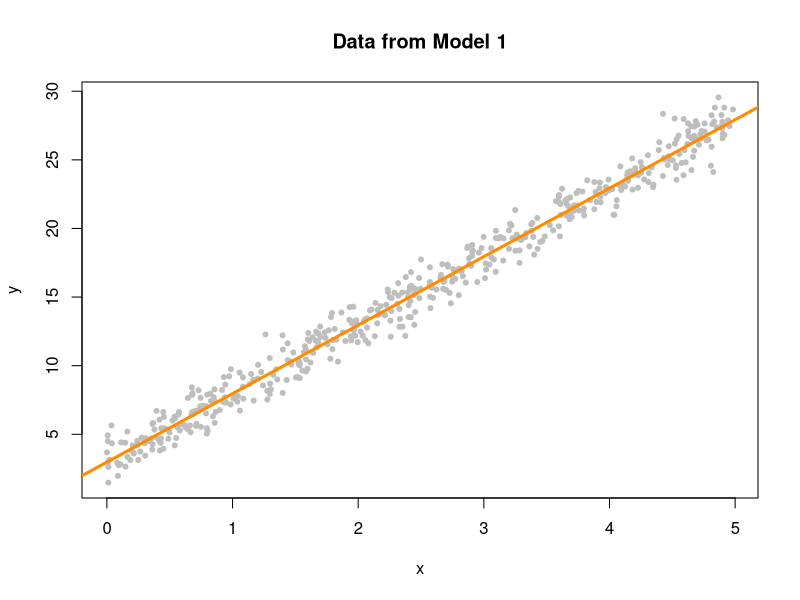
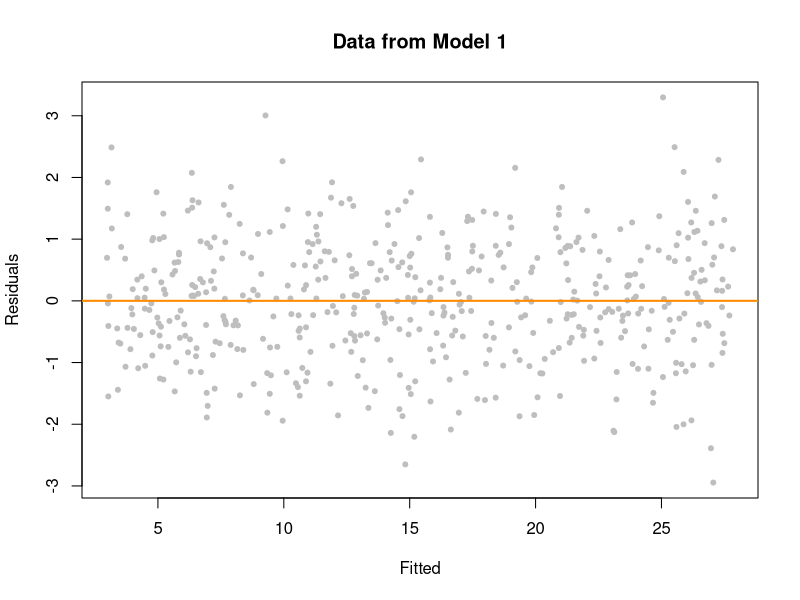
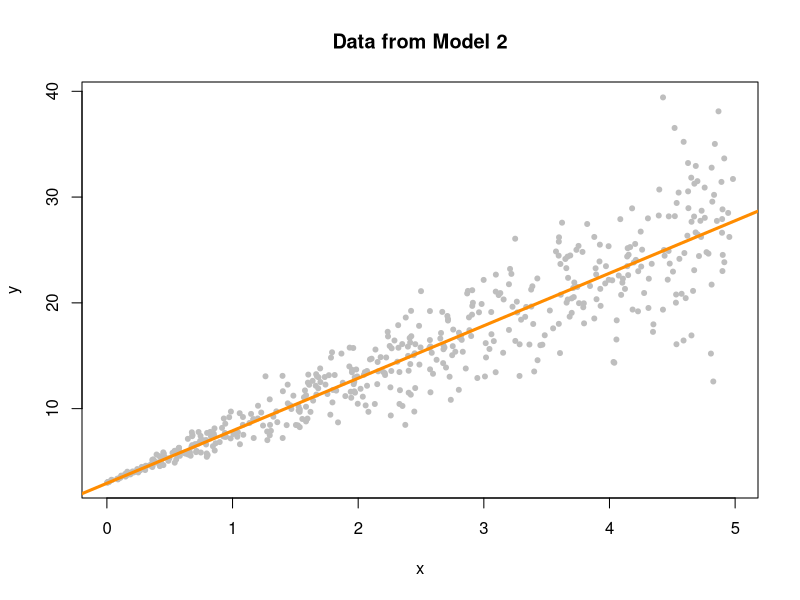
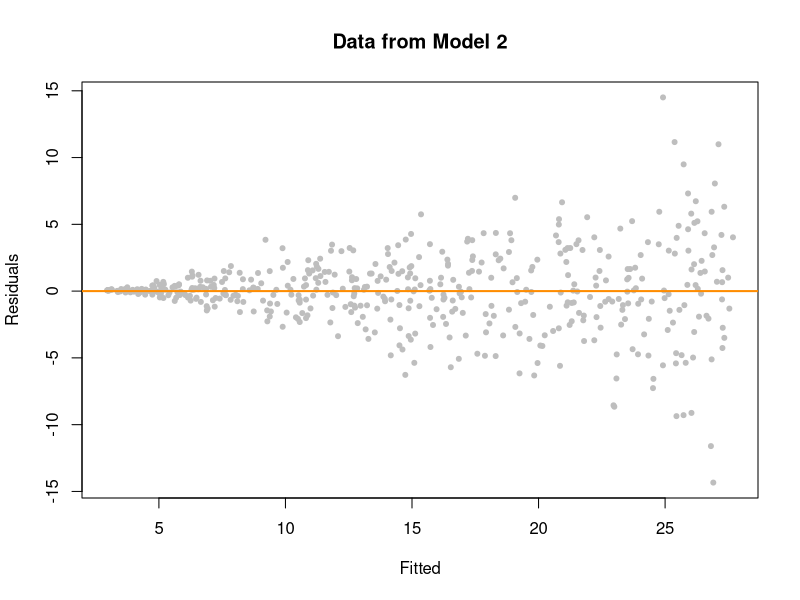
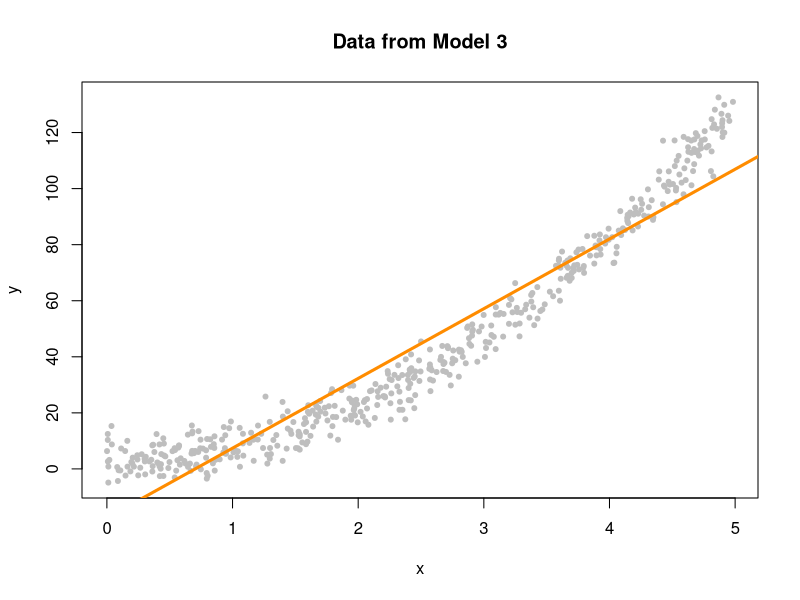
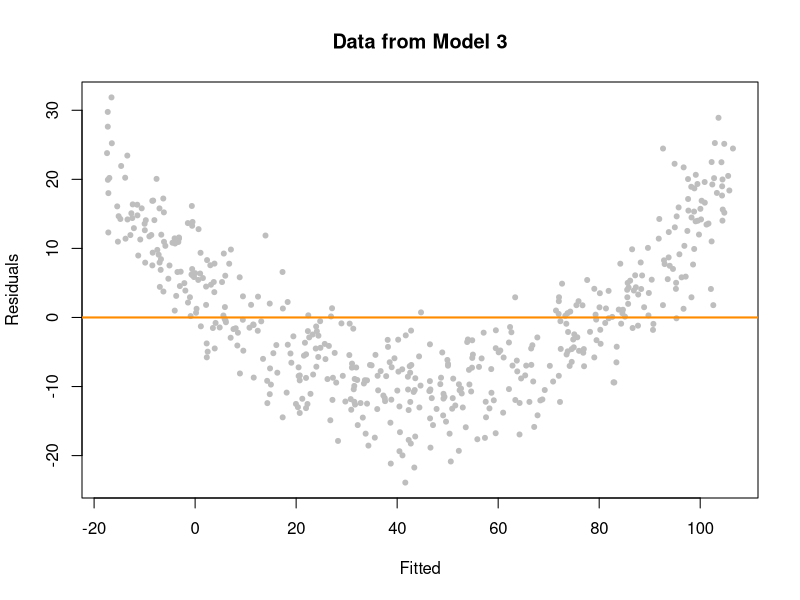
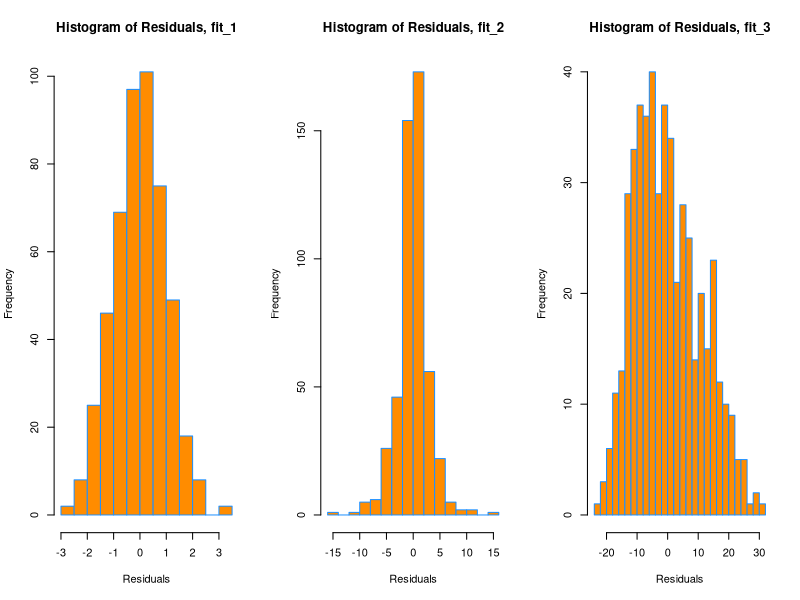
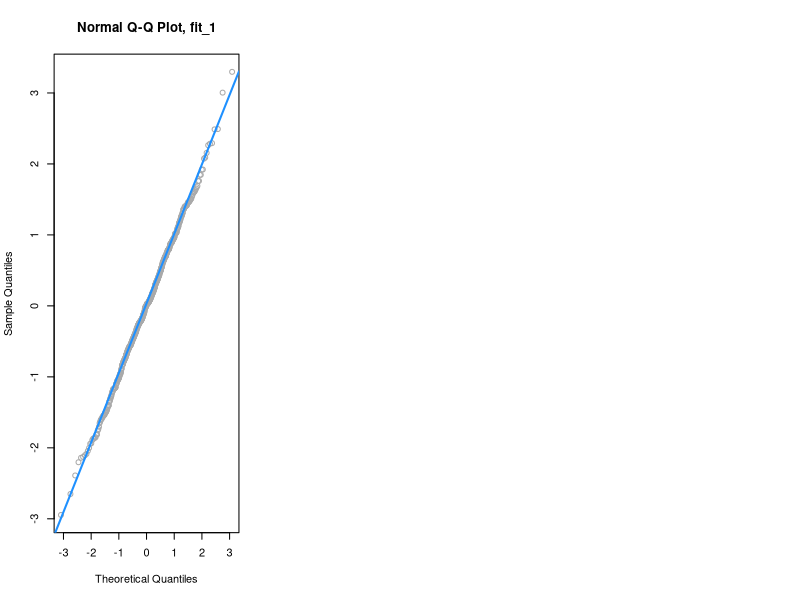

Recreate these plots in R, in order.
# Checking Assumptions
sim_1 = function(sample_size = 500) {
  x = runif(n = sample_size) * 5
  y = 3 + 5 * x + rnorm(n = sample_size, mean = 0, sd = 1)
  data.frame(x, y)
}

sim_2 = function(sample_size = 500) {
  x = runif(n = sample_size) * 5
  y = 3 + 5 * x + rnorm(n = sample_size, mean = 0, sd = x)
  data.frame(x, y)
}

sim_3 = function(sample_size = 500) {
  x = runif(n = sample_size) * 5
  y = 3 + 5 * x ^ 2 + rnorm(n = sample_size, mean = 0, sd = 5)
  data.frame(x, y)
}

#Fitted versus Residuals Plot
# simulate observations from this model
set.seed(42)
sim_data_1 = sim_1()
head(sim_data_1)

#fit the model and add the fitted line to a scatterplot
plot(y ~ x, data = sim_data_1, col = "grey", pch = 20,
     main = "Data from Model 1")
fit_1 = lm(y ~ x, data = sim_data_1)
abline(fit_1, col = "darkorange", lwd = 3)

#residuals versus predicted plot
plot(fitted(fit_1), resid(fit_1), col = "grey", pch = 20,
     xlab = "Fitted", ylab = "Residuals", main = "Data from Model 1")
abline(h = 0, col = "darkorange", lwd = 2)

# Create model of non-constant variance
set.seed(42)
sim_data_2 = sim_2()
fit_2 = lm(y ~ x, data = sim_data_2)
plot(y ~ x, data = sim_data_2, col = "grey", pch = 20,
     main = "Data from Model 2")
abline(fit_2, col = "darkorange", lwd = 3)

plot(fitted(fit_2), resid(fit_2), col = "grey", pch = 20,
     xlab = "Fitted", ylab = "Residuals", main = "Data from Model 2")
abline(h = 0, col = "darkorange", lwd = 2)

# Create a model which does not meet the linearity assumption
set.seed(42)
sim_data_3 = sim_3()
fit_3 = lm(y ~ x, data = sim_data_3)
plot(y ~ x, data = sim_data_3, col = "grey", pch = 20,
     main = "Data from Model 3")
abline(fit_3, col = "darkorange", lwd = 3)

#Plotting data from model 3
plot(fitted(fit_3), resid(fit_3), col = "grey", pch = 20,
     xlab = "Fitted", ylab = "Residuals", main = "Data from Model 3")
abline(h = 0, col = "darkorange", lwd = 2)

# Breusch-Pagan Test
#Install the lmtest package
install.packages("lmtest")
library(lmtest)

#Fit the 3 models
bptest(fit_1)
bptest(fit_2)
bptest(fit_3)

#Histograms
#Histogram to assess normality assumption
par(mfrow = c(1, 3))
hist(resid(fit_1),
     xlab   = "Residuals",
     main   = "Histogram of Residuals, fit_1",
     col    = "darkorange",
     border = "dodgerblue",
     breaks = 20)
hist(resid(fit_2),
     xlab   = "Residuals",
     main   = "Histogram of Residuals, fit_2",
     col    = "darkorange",
     border = "dodgerblue",
     breaks = 20)
hist(resid(fit_3),
     xlab   = "Residuals",
     main   = "Histogram of Residuals, fit_3",
     col    = "darkorange",
     border = "dodgerblue",
     breaks = 20)

#Q-Q Plots to assess normality
qqnorm(resid(fit_1), main = "Normal Q-Q Plot, fit_1", col = "darkgrey")
qqline(resid(fit_1), col = "dodgerblue", lwd = 2)

#Function to create a Q-Q plot
qq_plot = function(e) {
  
  n = length(e)
  normal_quantiles = qnorm(((1:n - 0.5) / n))
  # normal_quantiles = qnorm(((1:n) / (n + 1)))
  
  # plot theoretical quantiles verus the  observed quantiles
  plot(normal_quantiles, sort(e),
       xlab = c("Theoretical Quantiles"),
       ylab = c("Sample Quantiles"),
       col = "darkgrey")
  title("Normal Q-Q Plot")
  
  # calculating line through first and third quartiles
  slope     = (quantile(e, 0.75) - quantile(e, 0.25)) / (qnorm(0.75) - qnorm(0.25))
  intercept = quantile(e, 0.25) - slope * qnorm(0.25)
  
  # adding to existing plot
  abline(intercept, slope, lty = 2, lwd = 2, col = "dodgerblue")
}

# verify that it is essentially equivalent to using qqnorm() and qqline()
set.seed(420)
x = rnorm(100, mean = 0 , sd = 1)
par(mfrow = c(1, 2))
qqnorm(x, col = "darkgrey")
qqline(x, lty = 2, lwd = 2, col = "dodgerblue")
qq_plot(x)

# simulate data from a normal distribution with different sample sizes
par(mfrow = c(1, 3))
set.seed(420)
qq_plot(rnorm(10))
qq_plot(rnorm(25))
qq_plot(rnorm(100))

# simulate data from a  
# t distribution with a small degrees of freedom, for different sample sizes
par(mfrow = c(1, 3))
set.seed(420)
qq_plot(rt(10, df = 4))
qq_plot(rt(25, df = 4))
qq_plot(rt(100, df = 4))

#simulate data from an exponential distribution
par(mfrow = c(1, 3))
set.seed(420)
qq_plot(rexp(10))
qq_plot(rexp(25))
qq_plot(rexp(100))

#create a Q-Q plot for each to assess normality of errors
qqnorm(resid(fit_1), main = "Normal Q-Q Plot, fit_1", col = "darkgrey")
qqline(resid(fit_1), col = "dodgerblue", lwd = 2)

qqnorm(resid(fit_2), main = "Normal Q-Q Plot, fit_2", col = "darkgrey")
qqline(resid(fit_2), col = "dodgerblue", lwd = 2)

qqnorm(resid(fit_3), main = "Normal Q-Q Plot, fit_3", col = "darkgrey")
qqline(resid(fit_3), col = "dodgerblue", lwd = 2)

# Shapiro-Wilk Test
set.seed(42)
shapiro.test(rnorm(25))
shapiro.test(rexp(25))

# running shapiro.test() for fit_1, fit_2 and fit_3
shapiro.test(resid(fit_1))
shapiro.test(resid(fit_2))
shapiro.test(resid(fit_3))

#Unusual Observations
#Create lm models
par(mfrow = c(1, 3))
set.seed(42)
ex_data  = data.frame(x = 1:10,
                      y = 10:1 + rnorm(n = 10))
ex_model = lm(y ~ x, data = ex_data)

# Checking for low leverage, large residual, small influence
point_1 = c(5.4, 11)
ex_data_1 = rbind(ex_data, point_1)
model_1 = lm(y ~ x, data = ex_data_1)
plot(y ~ x, data = ex_data_1, cex = 2, pch = 20, col = "grey",
     main = "Low Leverage, Large Residual, Small Influence")
points(x = point_1[1], y = point_1[2], pch = 1, cex = 4, col = "black", lwd = 2)
abline(ex_model, col = "dodgerblue", lwd = 2)
abline(model_1, lty = 2, col = "darkorange", lwd = 2)
legend("bottomleft", c("Original Data", "Added Point"),
       lty = c(1, 2), col = c("dodgerblue", "darkorange"))

# Checking for high leverage, small residual, small influence
point_2 = c(18, -5.7)
ex_data_2 = rbind(ex_data, point_2)
model_2 = lm(y ~ x, data = ex_data_2)
plot(y ~ x, data = ex_data_2, cex = 2, pch = 20, col = "grey",
     main = "High Leverage, Small Residual, Small Influence")
points(x = point_2[1], y = point_2[2], pch = 1, cex = 4, col = "black", lwd = 2)
abline(ex_model, col = "dodgerblue", lwd = 2)
abline(model_2, lty = 2, col = "darkorange", lwd = 2)
legend("bottomleft", c("Original Data", "Added Point"),
       lty = c(1, 2), col = c("dodgerblue", "darkorange"))

# Checking for high leverage, large residual, large influence
point_3 = c(14, 5.1)
ex_data_3 = rbind(ex_data, point_3)
model_3 = lm(y ~ x, data = ex_data_3)
plot(y ~ x, data = ex_data_3, cex = 2, pch = 20, col = "grey", ylim = c(-3, 12),
     main = "High Leverage, Large Residual, Large Influence")
points(x = point_3[1], y = point_3[2], pch = 1, cex = 4, col = "black", lwd = 2)
abline(ex_model, col = "dodgerblue", lwd = 2)
abline(model_3, lty = 2, col = "darkorange", lwd = 2)
legend("bottomleft", c("Original Data", "Added Point"),
       lty = c(1, 2), col = c("dodgerblue", "darkorange"))

#slope of the regression
coef(ex_model)[2]
coef(model_1)[2]
coef(model_2)[2]
coef(model_3)[2]

#Leverage
#Find leverage
lev_ex = data.frame(
  x1 = c(0, 11, 11, 7, 4, 10, 5, 8),
  x2 = c(1, 5, 4, 3, 1, 4, 4, 2),
  y  = c(11, 15, 13, 14, 0, 19, 16, 8))

plot(x2 ~ x1, data = lev_ex, cex = 2)
points(7, 3, pch = 20, col = "red", cex = 2)

#create the X matrix, then calculate H as defined, and extract the diagonal elements
X = cbind(rep(1, 8), lev_ex$x1, lev_ex$x2)
H = X %*% solve(t(X) %*% X) %*% t(X)
diag(H)

#sum of the diagonal elements
sum(diag(H))

#use the hatvalues() function, which returns the leverages
lev_fit = lm(y ~ ., data = lev_ex)
hatvalues(lev_fit)
coef(lev_fit)

#modify the y value of the point with the highest leverage and check coefficients
which.max(hatvalues(lev_fit))
lev_ex[which.max(hatvalues(lev_fit)),]

#create a copy of the data, and modify this point to have a y value of 20
lev_ex_1 = lev_ex
lev_ex_1$y[1] = 20
lm(y ~ ., data = lev_ex_1)

#modify the y value of the point with the lowest leverage and check coefficients
which.min(hatvalues(lev_fit))
lev_ex[which.min(hatvalues(lev_fit)),]

#create a copy of the data, and modify this point to have a y value of 30
lev_ex_2 = lev_ex
lev_ex_2$y[4] = 30
lm(y ~ ., data = lev_ex_2)

#Mean
mean(lev_ex$x1)
mean(lev_ex$x2)
lev_ex[4,]

#calculate the leverages for each for the three plots each woth an added point
hatvalues(model_1)
hatvalues(model_2)
hatvalues(model_3)

#Checing large hat values
hatvalues(model_1) > 2 * mean(hatvalues(model_1))
hatvalues(model_2) > 2 * mean(hatvalues(model_2))
hatvalues(model_3) > 2 * mean(hatvalues(model_3))

#Outliers
#Standardized residuals can be obtained by using rstandard() 
resid(model_1)
rstandard(model_1)
rstandard(model_1)[abs(rstandard(model_1)) > 2]
resid(model_2)
rstandard(model_2)
rstandard(model_2)[abs(rstandard(model_2)) > 2]
resid(model_3)
rstandard(model_3)
rstandard(model_3)[abs(rstandard(model_3)) > 2]

#Checking thge influence using cooks distance
cooks.distance(model_1)[11] > 4 / length(cooks.distance(model_1))
cooks.distance(model_2)[11] > 4 / length(cooks.distance(model_2))
cooks.distance(model_3)[11] > 4 / length(cooks.distance(model_3))


